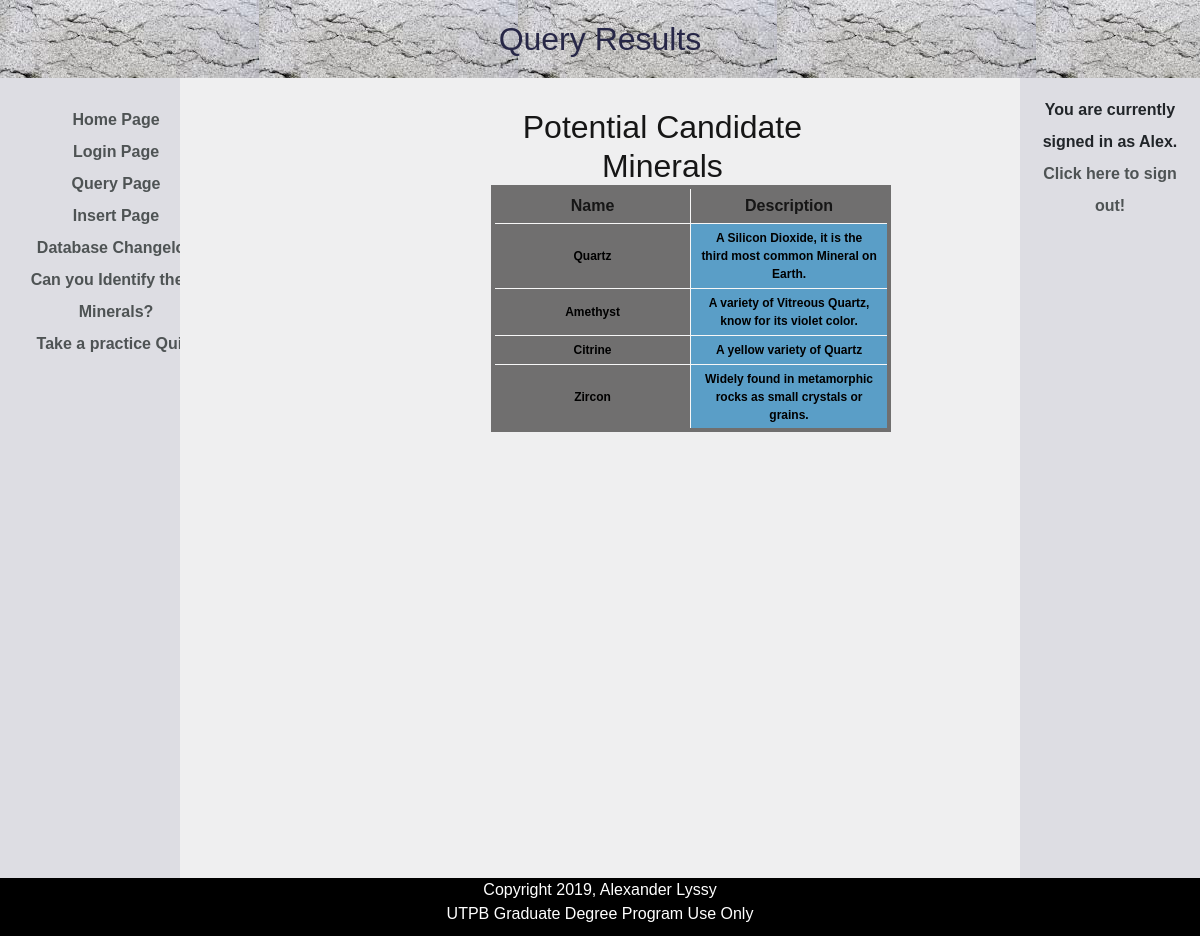
Page /Thesis/multiquery.php?hard=7 (signed in) on the committed database.
### tables this page shows
CREATE TABLE IF NOT EXISTS `mineralhome` (
  `Mineral_id` int(11) NOT NULL AUTO_INCREMENT,
  `mname` char(50) DEFAULT NULL,
  `des` char(254) DEFAULT NULL,
  KEY `Mineral_id` (`Mineral_id`)
);

### Thesis/multiquery.php (the view, shortened to what this page needs)
<!DOCTYPE html>
<html>
<head>
<link rel="stylesheet" href="https://stackpath.bootstrapcdn.com/bootstrap/4.3.1/css/bootstrap.min.css">
<link rel="stylesheet" href="mineralcolors.css">
<div class="header">
<h2>Query Results</h2>
</div>
</head>
<div  class="column side">
	<div class="sidenav">
	<a href="ph.php">Home Page</a><br>
	<a href="login.php">Login Page</a><br>
	<a href="p1.php">Query Page</a><br>
	<a href="p2.php">Insert Page</a><br>
	<a href="p3.php">Database Changelog</a><br>
	<a href="quiz.php">Can you Identify these Minerals?</a><br>
	<a href="quiz2.php">Take a practice Quiz!</a><br>
	</div>
</div>
<body>
<div class="column middle">
<div class = "cent2">
<?php
$hard = $_GET['hard'];
$conn = new PDO('mysql:host=localhost;dbname=mineral', 'root', 'legitpassword1');
$query =
		 "SELECT * FROM mineralhome JOIN chemical ON mineralhome.Mineral_id = chemical.Mineral_id
		 JOIN crystal ON mineralhome.Mineral_id = crystal.Mineral_id
		 JOIN physical ON mineralhome.Mineral_id = physical.Mineral_id
		 JOIN optical ON mineralhome.Mineral_id = optical.Mineral_id
		 WHERE mineralhome.Mineral_id IS NOT NULL
		 ";
if ($hard) {
	$query .= " AND physical.hardness = :hard";
}
 $query .= ";";
 $stmt = $conn->prepare($query);
if ($hard) {
	$stmt->bindValue(':hard', $hard);
}
$stmt->execute();
 echo "<h2>Potential Candidate Minerals</h2>";
 echo "<table class = 'steelBlueCols'>";
 echo "<tr><th>Name</th><th>Description</th></tr>";
while ($row = $stmt->fetch(PDO::FETCH_BOTH))
{
	echo "<tr><td>";
	echo $row['mname'];
	echo "</td><td>";
	echo $row['des'];
	echo "</td><tr>";
}
echo "</table>";
?>
</div></div>
<div class="column side">
<p>You are currently signed in as <?php echo htmlspecialchars($_SESSION["username"]); ?>. <br><a href="logout.php" >Click here to sign out!</a></p>
</div>
</body>
<div class ="footer">
<footer>
<p>Copyright 2019, Alexander Lyssy<br> UTPB Graduate Degree Program Use Only</p>
</footer>
</div>
</html>

### Thesis/mineralcolors.css (style rules this page uses)
* { box-sizing: border-box; margin: 0 !important; }
body { font-family: Arial, Helvetica, sans-serif; margin:0; background: black; padding: 0px; height: 100%; }
.header { background-image: url("headerbackground.jpg"); text-align: center; font-size: 35px; width: 100%; padding: 20px; color: #272747; text-decoration: bold; }
.column { float: left; padding: 30px; height: 800px; }
table { align-items: center; text-align: center; }
tr,td { align-items: center; text-align: center; width:30%; margin:10%; }
.cent2 { width: 100%; padding-left: 36%; padding-right: 20%; }
.cent2 { width: 100%; padding-left: 36%; padding-right: 20%; display: block; }
table.steelBlueCols { border: 4px solid #706f6f; background-color: #706f6f; width: 400px; text-align: center; border-collapse: collapse; }
table.steelBlueCols td, table.steelBlueCols th { border: 1px solid #F7F7F7; padding: 5px 10px; }
table.steelBlueCols tbody td { font-size: 12px; font-weight: bold; color: #000000; }
table.steelBlueCols td:nth-child(even) { background: #5a9ec7; }
.column.side { width: 15%; background-color: #DDDDE3; color: 161616; padding: 16px; text-decoration: none; display: block; text-align: center; z-index: 1; top: 0; left: 0; align-items: stretch; line-height: 200%; font-weight: bold; }
.column.middle { width: 70%; background-color: #EFEFF0; text-align: center; color: #161616; margin-left:20%; margin-right:20%; }
.footer { background-color: black; padding: 10px; text-align: center; color: white; bottom: 0; }
.column.side a:link { color: #4E5354; text-decoration: none; }
.sidenav { height: 100%; width: 200px; z-index: 1; top: 0; left: 0; overflow-x: hidden; padding-top: 10px; }

### rows in the picture
mineralhome: mname "Quartz", des "A Silicon Dioxide, it is the third most common Mineral on Earth."
mineralhome: mname "Amethyst", des "A variety of Vitreous Quartz, know for its violet color."
mineralhome: mname "Citrine", des "A yellow variety of Quartz"
mineralhome: mname "Zircon", des "Widely found in metamorphic rocks as small crystals or grains."

### other values in the picture
$_SESSION["username"] "Alex"
